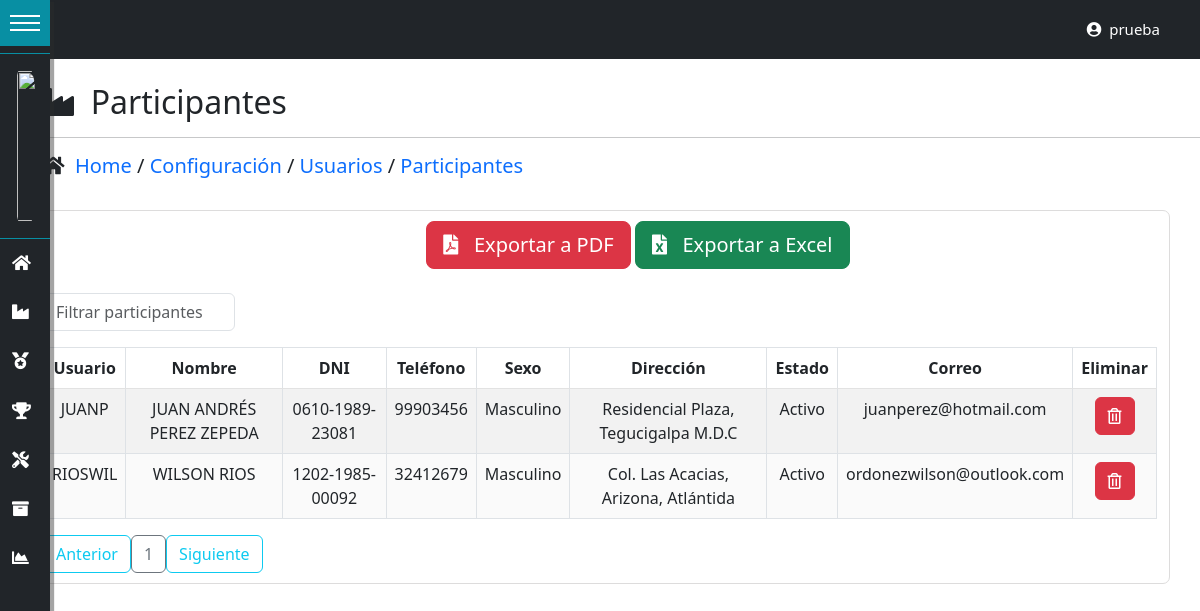
The app's page /participantes/ (signed in), older data.
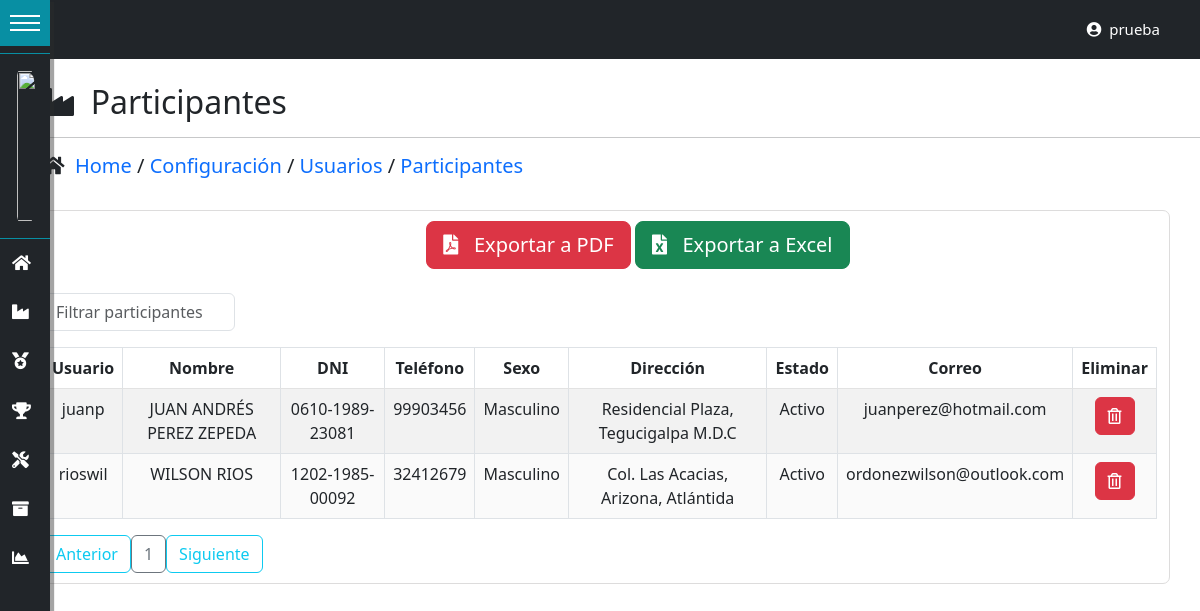
The same page, newer data.
### tables this page shows
CREATE TABLE IF NOT EXISTS `usuarios` (
  `id_usuario` int(11) NOT NULL AUTO_INCREMENT,
  `id_persona` int(11) DEFAULT NULL,
  `usuario` varchar(50) NOT NULL,
  `estado` enum('Activo','Inactivo','Bloqueado','Eliminado') NOT NULL,
  `contrasena` varchar(100) NOT NULL,
  `id_rol` int(11) DEFAULT NULL,
  `fecha_ultima_conexion` datetime DEFAULT NULL,
  `correo_electronico` varchar(50) NOT NULL,
  `creado_por` varchar(30) NOT NULL,
  `fecha_creacion` datetime NOT NULL,
  `modificado_por` varchar(30) DEFAULT NULL,
  `fecha_modificacion` datetime DEFAULT NULL,
  PRIMARY KEY (`id_usuario`) USING BTREE,
  KEY `FK_empleados_roles` (`id_rol`) USING BTREE,
  KEY `FK_usuarios_personas` (`id_persona`),
  CONSTRAINT `FK_usuarios_personas` FOREIGN KEY (`id_persona`) REFERENCES `personas` (`id_persona`) ON DELETE NO ACTION ON UPDATE NO ACTION,
  CONSTRAINT `FK_usuarios_roles` FOREIGN KEY (`id_rol`) REFERENCES `roles` (`id_rol`) ON DELETE NO ACTION ON UPDATE NO ACTION
);

CREATE TABLE IF NOT EXISTS `personas` (
  `id_persona` int(11) NOT NULL AUTO_INCREMENT,
  `nombres` varchar(50) DEFAULT NULL,
  `apellidos` varchar(50) DEFAULT NULL,
  `dni` varchar(20) DEFAULT NULL,
  `edad` int(11) DEFAULT NULL,
  `telefono` varchar(15) DEFAULT NULL,
  `sexo` enum('Masculino','Femenino') DEFAULT NULL,
  `direccion` varchar(300) DEFAULT NULL,
  `creado_por` varchar(30) DEFAULT NULL,
  `fecha_creacion` datetime DEFAULT NULL,
  `modificado_por` varchar(30) DEFAULT NULL,
  `fecha_modificacion` datetime DEFAULT NULL,
  PRIMARY KEY (`id_persona`)
);

### controladores/vistasControlador.php (called while the page is built, shortened)
<?php
	class vistasControlador extends vistasModelo{
		public function obtener_plantilla_controlador(){
			return require_once "./vistas/plantilla.php";
		}
	}

### index.php (called while the page is built, shortened)
<?php
	require_once "./controladores/vistasControlador.php";
	$plantilla = new vistasControlador();
	$plantilla->obtener_plantilla_controlador();

### config/conexion.php (called while the page is built, shortened)
<?php
class ConexionBD{
    protected $manejador = "mysql";
    private static $servidor = "localhost";
    private static $usuario = "root";
    private static $pass = "";
    protected $db_name = "dbsorteo";
    protected function getConexion(){
        try{
            $parametros=array(PDO::ATTR_PERSISTENT=>true,PDO::MYSQL_ATTR_INIT_COMMAND=>"SET NAMES utf8");
            $this->conexion=new PDO($this->manejador.":host=".self::$servidor.";dbname=".$this->db_name,self::$usuario,self::$pass,$parametros);
            return $this->conexion;
        }
        catch(PDOException $e){
            echo 'Error en la conexion a la BD :'.$e->getMessage();
        }
    }
}

### DatosTablas/obtenerDatosUsuarios.php (called while the page is built, shortened)
<?php
require_once("./config/conexion.php");
class obtenerDatosUsuarios extends ConexionBD{
    public function datosParticipantes(){
        $sql="SELECT u.id_usuario, u.id_persona, u.id_rol, u.usuario, p.nombres, p.apellidos, u.estado,r.rol,
        u.correo_electronico,p.dni, p.telefono,p.sexo,p.direccion from usuarios u
        inner join roles r on r.id_rol=u.id_rol
        inner join personas p on p.id_persona=u.id_persona
        where u.id_rol=3";
        $resultado=$this->conexion->query($sql) or die ($sql);
        return $resultado;
    }
}

### vistas/contenidos/participantes-view.php (the view, shortened to what this page needs)
<?php
include("./DatosTablas/obtenerDatosUsuarios.php");
?>
<br>
<div class="container">
    <h2><i class="fas fa-industry"></i>&nbsp; Participantes</h2>
</div>
<hr/>
<div class="container">
    <h5><i class="fas fa-home"></i>&nbsp;
    <a href="<?php echo SERVERURL?>dashboard/"> Home </a>
    /
    <a href="<?php echo SERVERURL?>configuracion/"> Configuración </a>
    /
    <a href="<?php echo SERVERURL?>usuarios/"> Usuarios </a>
    /
    <a href="<?php echo SERVERURL?>participantes/"> Participantes </a></h5>
</div>
<br>
<div class="container contenedor-tabla">
    <div class="container">
    <div class="row">
        <div class="col-4"></div>
        <div class="col-6">
            <div class="btn btn-danger btn-lg" data-bs-toggle="modal" data-bs-target="#ModalCrear"><i class="fas fa-file-pdf"></i> &nbsp; Exportar a PDF</div>
            <div class="btn btn-success btn-lg" data-bs-toggle="modal" data-bs-target="#ModalCrear"><i class="fas fa-file-excel"></i> &nbsp; Exportar a Excel</div>
        </div>
        <div class="col-2"></div>
    </div>
    </div>
<div class="table-responsive">
    <br>
        <input type="text" id="searchBox" class="form-control" onkeyup="filterTable()" placeholder="Filtrar participantes">
    <table id="datos-usuario" class="table table-bordered table-striped text-center">
        <thead>
            <tr>
                <th>Usuario</th>
                <th>Nombre</th>
                <th>DNI</th>
                <th>Teléfono</th>
                <th>Sexo</th>
                <th>Dirección</th>
                <th>Estado</th>
                <th>Correo</th>
                <th>Eliminar</th>
            </tr>
        </thead>
        <tbody class="body">
        <?php
                $datos=new obtenerDatosUsuarios();
                $resultado=$datos->datosParticipantes();
                foreach ($resultado as $fila){
            ?>
            <tr>
                <td><?php echo $fila['usuario']; ?></td>
                <td><?php echo $fila['nombres'] . " " . $fila['apellidos']; ?></td>
                <td><?php echo $fila['dni']; ?></td>
                <td><?php echo $fila['telefono']; ?></td>
                <td><?php echo $fila['sexo']; ?></td>
                <td><?php echo $fila['direccion']; ?></td>
                <td><?php echo $fila['estado']; ?></td>
                <td><?php echo $fila['correo_electronico']; ?></td>
                <td>
					<form class="FormularioAjax" action="<?php echo SERVERURL; ?>ajax/empleadosAjax.php" method="POST" data-form="delete" autocomplete="off">
					<button type="submit" class="btn btn-danger">
						<i class="far fa-trash-alt"></i>
					</button>
					</form>
				</td>
                </tr>
            <?php
                    }
            ?>
        </tbody>
    </table>
</div>
<div id="paginador" class=""></div>
</div>
<br>
<br>

Row changes from the older to the newer data that the page shows:
changed usuarios "juanperez@hotmail.com": usuario "JUANP" → "juanp"
changed usuarios "ordonezwilson@outlook.com": usuario "RIOSWIL" → "rioswil"
